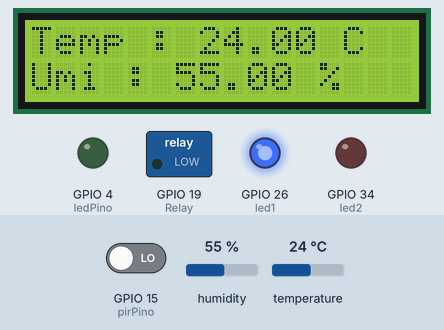
This sketch was run on a simulated ESP32. On the bench: 16×2 character LCD, switched loads named in the sketch (green lamp = pin HIGH), output pins drawn as LEDs (lit = HIGH). Inputs (shaded band) come from the test bench; at power-on: temperature 24 °C, GPIO 15 (pirPino) LOW, humidity 55 %. What the sketch prints to the serial monitor is not drawn.

Above: at 3.2 s.
3.3 s: temperature set to 26.1 °C
At 6.2 s:
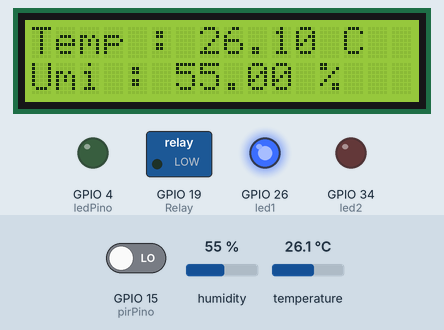
6.7 s: temperature set to 27.4 °C
At 8.0 s:
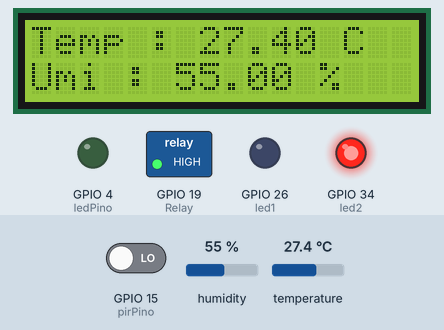
13.7 s: GPIO 15 (pirPino) driven HIGH
At 16.7 s:
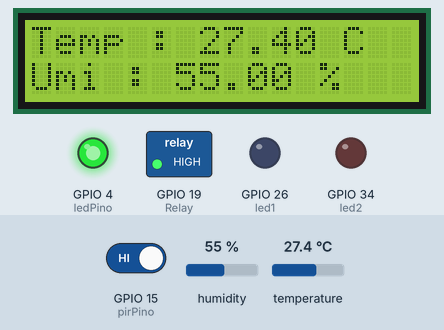
20.7 s: temperature set to 12 °C
At 24.0 s:
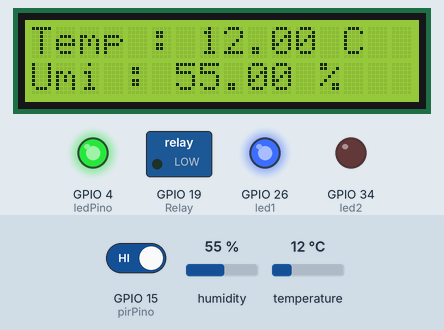
24.3 s: humidity set to 22 %
At 25.8 s:
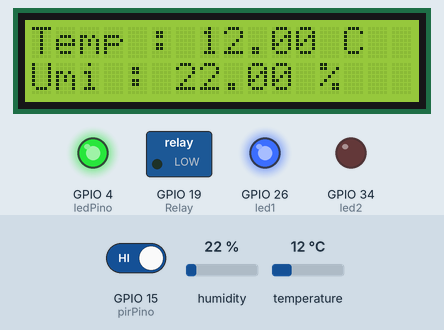
Timing chart, 0 to 27.3 s (numbered marks = the images above; inputs shaded):
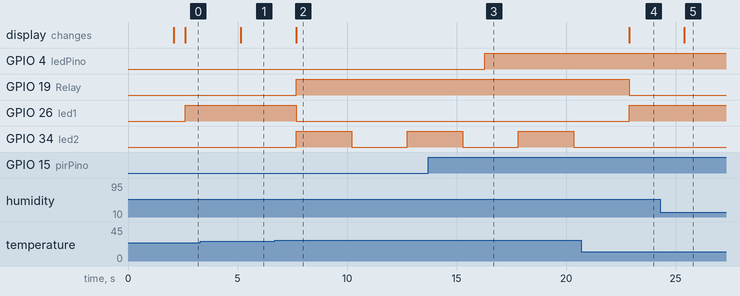

The sketch:

sketch.ino
```cpp
#include "DHT.h"

#include <Wire.h>
#include <LiquidCrystal_I2C.h>

LiquidCrystal_I2C lcd(0x27, 16, 2);

float DHTPIN = 23;

#define DHTTYPE DHT22
DHT dht(DHTPIN, DHTTYPE);

int led1 = 26; //azul - ar condicionado desligado
int led2 = 34; //vermelho - ar condicionado ligado
int Relay = 19;
const int ledPino = 4;
const int pirPino = 15;

int LedState = 0;

void setup() {
  Serial.begin(115200);
  Serial.println("Teste de modulo - Temperatura e Umidade: ");

  dht.begin();

  lcd.init();

  lcd.backlight();
  lcd.setCursor(0, 0);
  lcd.print("Temperatura...");
  lcd.setCursor(0, 1);
  lcd.print("Umidade...");
  delay(2000);
  lcd.clear();

  pinMode(led1, OUTPUT);
  pinMode(led2, OUTPUT);
  pinMode(Relay, OUTPUT);

  pinMode(ledPino, OUTPUT);
  pinMode(pirPino, INPUT);

}
void loop() {

  delay(500);

  float h = dht.readHumidity();
  float t = dht.readTemperature();

  if (isnan(h) || isnan(t)) {
    Serial.println("Erro de leitura!");
    return;
  }
  lcd.setCursor(0, 0);
  lcd.print("Temp : ");
  lcd.print(t);
  lcd.print(" C");
  lcd.setCursor(0, 1);
  lcd.print("Umi : ");
  lcd.print(h);
  lcd.print(" %");
  if (t >= 27) {

    digitalWrite(led1, LOW);
    LedState = ! LedState;
    digitalWrite(led2, LedState);
    digitalWrite(Relay, HIGH);
  } if (t < 27) {
    digitalWrite(led2, LOW);
    digitalWrite(led1, HIGH);
    digitalWrite(Relay, LOW);
  }

  const int IP = digitalRead(pirPino);
  Serial.println(IP);
  delay(1000);
  if(IP == 1){
    digitalWrite(ledPino, HIGH);
    Serial.println("Acendeu!");
    delay(1000);
  }
  else{
    digitalWrite(ledPino, LOW);
    Serial.println("Apagado!");
    delay(1000);
  }

}
```

Measured:
- the behaviour switches between 26.9 and 27 °C on temperature (found by bisection; images 1 and 2)
- after the input at 3.3 s, the display: changes after 1.9 s (image 1)
- after the input at 6.7 s, GPIO 19 (Relay): LOW → HIGH after 0.98 s; GPIO 26 (led1): HIGH → LOW after 0.98 s; GPIO 34 (led2): LOW → HIGH after 0.98 s, → LOW 2.5 s later, → HIGH 2.5 s later; the display: changes after 0.98 s (image 2)
- after the input at 13.7 s, GPIO 4 (ledPino): LOW → HIGH after 2.6 s
- after the input at 20.7 s, GPIO 19 (Relay): HIGH → LOW after 2.2 s; GPIO 26 (led1): LOW → HIGH after 2.2 s; GPIO 34 (led2): stays LOW (without the input it goes to HIGH after 2.2 s); the display: changes after 2.2 s (image 4)
- after the input at 24.3 s, the display: changes after 1.1 s (image 5)
